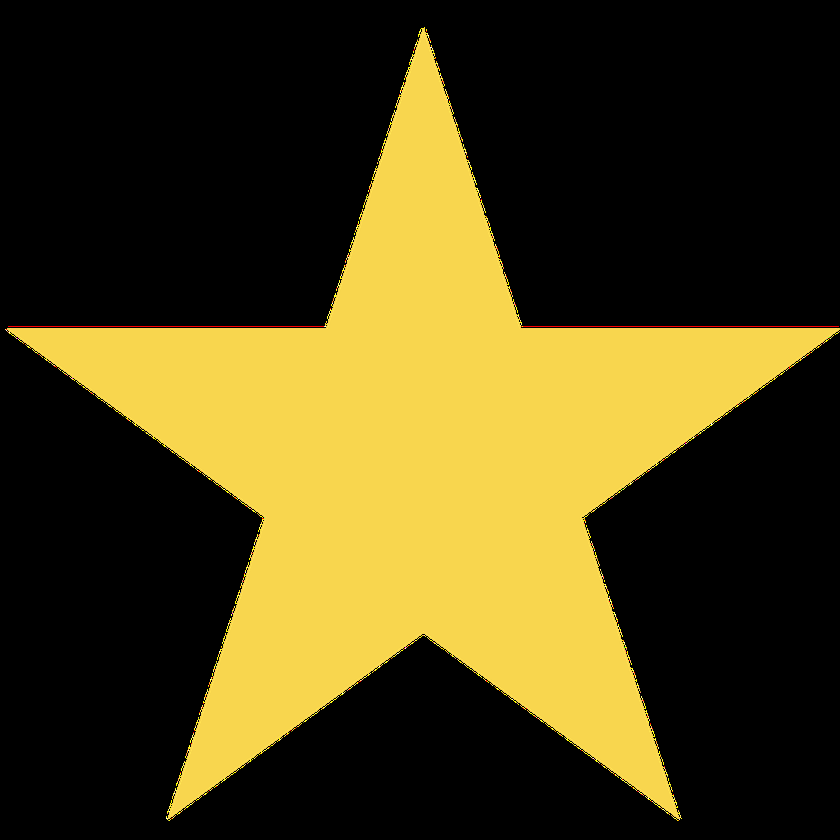
#> input picture OpenCV/star.png, 840 x 840 px, shrunk from 1024 x 1024 before the run
$ python '多邊形凹凸點計算.py'
#> lines starting #> are read from the running program, lines starting #| are printed output that depends on the picture; after the words box and inside, x2 and y2 are one past the last pixel; in counts of white or black regions, pixels touching at a corner belong together
import cv2

frame = cv2.imread('star.png')
#> frame is the input picture: shape (840, 840, 3); mean B, G, R 24.2, 66.5, 77.3
gray = cv2.cvtColor(frame, cv2.COLOR_BGR2GRAY)
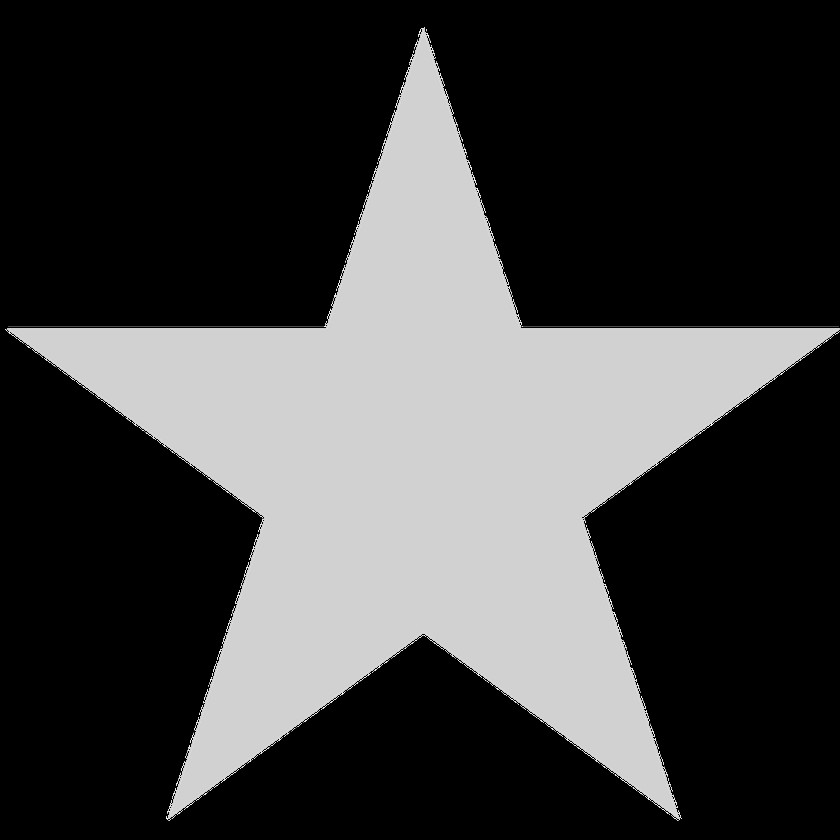
#> gray: shape (840, 840); min 0, max 255, mean 65

edged = cv2.Canny(gray, 50, 150)
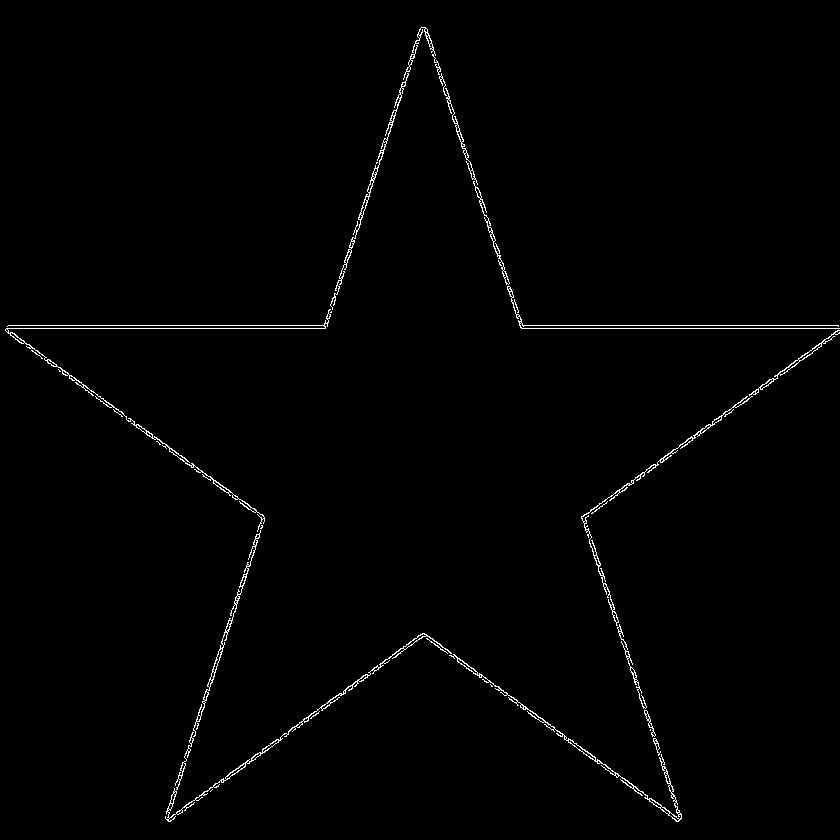
#> edged: shape (840, 840); 1% white in thin lines or dots
edged = cv2.dilate(edged, None, iterations=1)
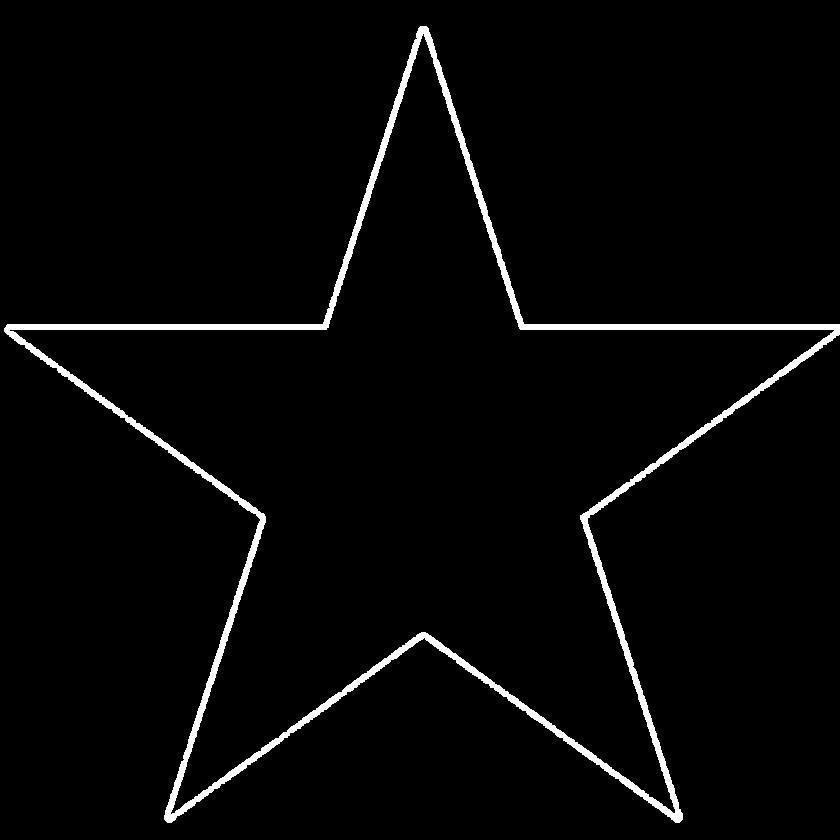
#> edged: shape (840, 840); 2.8% white; 1 white region
contours, hierarchy = cv2.findContours(edged, cv2.RETR_EXTERNAL, cv2.CHAIN_APPROX_SIMPLE)
#> contours = 1 contour; box (x1, y1, x2, y2) and area: (4, 26, 840, 823) 228119

cnt = contours[0]
#> cnt = contour of 1641 points, box (x1, y1, x2, y2) (4, 26, 840, 823), area 228119
hull = cv2.convexHull(cnt, returnPoints=False)
#> hull = [1640, 1454, 1453, 1050, 1049, 601, 600, 198, 197, 195, 194, 0]
#查找點集的凸包。就是找凸
#原型 hull	= cv.convexHull(	points[, hull[, clockwise[, returnPoints]]]	)
#points 輸入二維點集。
#returnPoints 操作標誌。在矩陣的情況下，當標誌為true時，函數將返回凸包點。否則，它返回凸包點的索引。
#approxCurve 輸出凸包。它可以是索引的整數向量，也可以是點的向量。在第一種情況下，外殼元素是原始數組中凸包點的基於0的索引（因為凸包點集是原始點集的子集）。在第二種情況下，外殼元素本身就是凸形外殼點。
defects = cv2.convexityDefects(cnt, hull)
#> defects = [[0, 194, 193, 47185], [195, 197, 196, 142], [198, 600, 411, 47280], [601, 1049, 827, 47360], [1050, 1453, 1231, 46869], [1454, 1640, 1455, 47185]]
#查找輪廓的凸度缺陷。就是找凹
#原型 convexityDefects	=	cv.convexityDefects(	contour, convexhull[, convexityDefects]	)
#contour 輸入二維點集。
#convexhull 	使用convexHull獲得的凸包，其中應包含構成該包的輪廓點的索引。
#convexityDefects 凸度缺陷的輸出向量。在C ++和新的Python / Java接口中，每個凸度缺陷都表示為4元素整數向量（aka Vec4i）：（start_index，end_index，farthest_pt_index，fixpt_depth），
#                 其中索引是凸度缺陷原始輪廓中基於0的索引起點，終點和最遠點，以及fixpt_depth是最遠輪廓點和船體之間距離的定點近似值（具有8個小數位）。也就是說，要獲取深度的浮點值將為fixpt_depth / 256.0。

print('凸點數量：{}'.format(len(hull)))
#| 凸點數量：12
print('凹點數量：{}'.format(len(defects)))
#| 凹點數量：6

cnt = contours[0]
cnt = cv2.approxPolyDP(cnt, 30, True)
#> cnt = contour of 10 points, box (x1, y1, x2, y2) (4, 26, 840, 823), area 222844
hull = cv2.convexHull(cnt, returnPoints=False)
#> hull = [8, 6, 4, 2, 0]
defects = cv2.convexityDefects(cnt, hull)
#> defects = [[8, 0, 9, 46737], [0, 2, 1, 46690], [2, 4, 3, 47035], [4, 6, 5, 47360], [6, 8, 7, 46228]]
print('凸點數量2：{}'.format(len(hull)))
#| 凸點數量2：5
print('凹點數量2：{}'.format(len(defects)))
#| 凹點數量2：5

for i in range(defects.shape[0]):
    s, e, f, d = defects[i,0]
    start = tuple(cnt[s][0])
    end = tuple(cnt[e][0])
    far = tuple(cnt[f][0])
    cv2.line(frame, start, end, (0,255,0), 2)
    cv2.circle(frame, far, 5, (0,0,255), -1)
#> this loop made 5 passes
#> (s, e, f, d, start, end, far) on passes 1 to 5: (8, 0, 9, 46737, (839, 324), (420, 26), (524, 324)), (0, 2, 1, 46690, (420, 26), (4, 331), (322, 324)), (2, 4, 3, 47035, (4, 331), (167, 822), (260, 519)), (4, 6, 5, 47360, (167, 822), (679, 822), (424, 637)), (6, 8, 7, 46228, (679, 822), (839, 324), (587, 518))
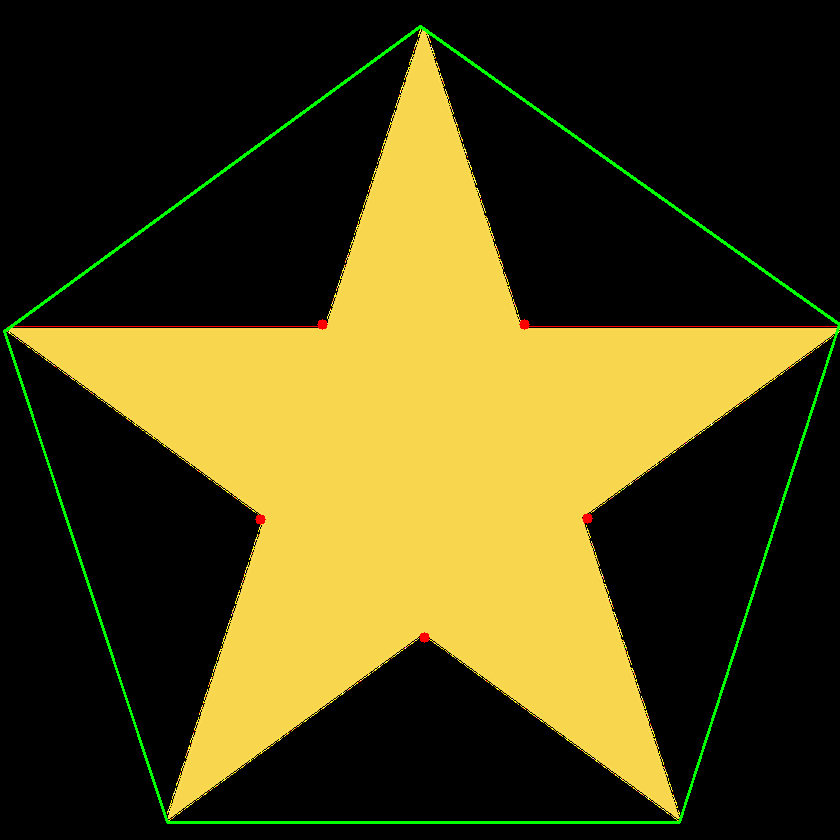
#> frame: shape (840, 840, 3); 1.16% of pixels changed, all inside (x1, y1, x2, y2) = (3, 25, 840, 824)

cv2.imshow('frame', frame)
cv2.waitKey(0)
#> (the run stopped early here; a loop or call above may not have finished)
